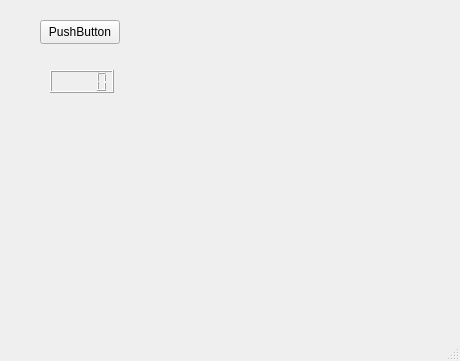
<?xml version="1.0" encoding="UTF-8"?>
<ui version="4.0">
 <class>MainWindow</class>
 <widget class="QMainWindow" name="MainWindow">
  <property name="geometry">
   <rect>
    <x>0</x>
    <y>0</y>
    <width>460</width>
    <height>361</height>
   </rect>
  </property>
  <property name="windowTitle">
   <string>MainWindow</string>
  </property>
  <widget class="QWidget" name="centralwidget">
   <widget class="QPushButton" name="pushButton">
    <property name="geometry">
     <rect>
      <x>40</x>
      <y>20</y>
      <width>80</width>
      <height>24</height>
     </rect>
    </property>
    <property name="text">
     <string>PushButton</string>
    </property>
   </widget>
   <widget class="QLCDNumber" name="lcdNumber">
    <property name="geometry">
     <rect>
      <x>50</x>
      <y>70</y>
      <width>64</width>
      <height>23</height>
     </rect>
    </property>
   </widget>
  </widget>
  <widget class="QMenuBar" name="menubar">
   <property name="geometry">
    <rect>
     <x>0</x>
     <y>0</y>
     <width>460</width>
     <height>21</height>
    </rect>
   </property>
  </widget>
  <widget class="QStatusBar" name="statusbar"/>
 </widget>
 <resources/>
 <connections/>
</ui>
